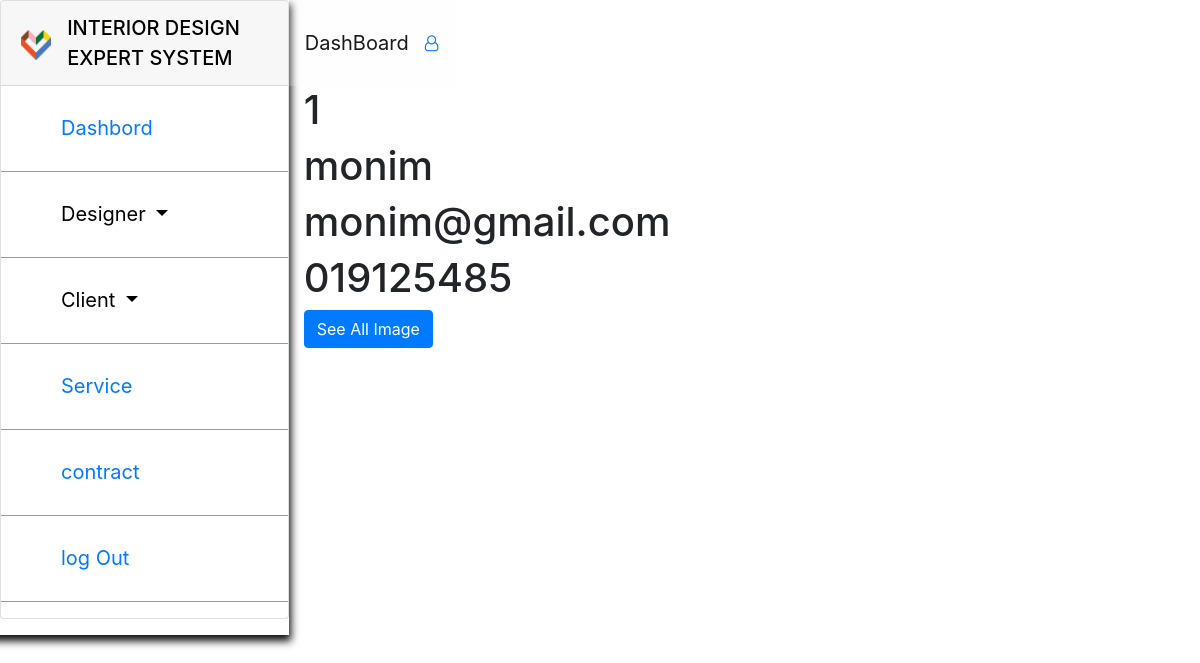
Screenshot of /designer.php?designer=1 with the database file from the repository.
### tables this page shows
CREATE TABLE `designer` (
  `designer_id` int(255) NOT NULL,
  `designer_name` varchar(255) NOT NULL,
  `designer_email` varchar(255) NOT NULL,
  `designer_phone` varchar(255) NOT NULL,
  `designer_location` varchar(255) NOT NULL,
  `designer_profile` varchar(255) NOT NULL,
  `designer_pass` varchar(255) NOT NULL,
  `designer_dob` varchar(255) NOT NULL,
  `room_name` varchar(255) NOT NULL,
  `salary` varchar(255) NOT NULL
);

### designer.php (the view, shortened to what this page needs)
<?php
	include("includes/db.php");
 ?>
<!doctype html>
<html lang="en">
  <head>
    <link rel="stylesheet" href="https://stackpath.bootstrapcdn.com/bootstrap/4.4.1/css/bootstrap.min.css">
    <link rel="stylesheet" type="text/css" href="https://stackpath.bootstrapcdn.com/font-awesome/4.7.0/css/font-awesome.min.css">
    <link rel="stylesheet" type="text/css" href="https://stackpath.bootstrapcdn.com/font-awesome/4.7.0/css/font-awesome.min.css">
    <link rel="stylesheet" type="text/css" href="css/admin.css">
  </head>
  <body>
  	<section class="admin">
  		<div class="container-fluid">
  			<div class="row">
  				<div class="col-3 nav-card">
  					<div class="card text-white   mb-3 img " style="width:100%; ">
				  		<div class="card-header">
				  			<div class="row">
				  				<div class="col-2">
				  					<img src="images/modsy-icon.png" class="img-fliud">
				  				</div>
				  				<div class="col-10">
				  					<span>Interior design expert system</span>
				  				</div>
				  			</div>
				  		</div>
				  		<div class="card-body body">
				    		<ul>
				    			<li><a href="admin.php">Dashbord</a></li>
					    		<li>
					    			<div class="dropdown drop">
								 		<button class=" dropdown-toggle drop" type="button" id="dropdownMenuButton" data-toggle="dropdown" aria-haspopup="true" aria-expanded="false">
								  			 Designer
								  		</button>
									</div>
					    		</li>
					    		<li>
					    			<div class="dropdown drop">
								  		<button class=" dropdown-toggle drop" type="button" id="dropdownMenuButton" data-toggle="dropdown" aria-haspopup="true" aria-expanded="false">
								   			Client
								  		</button>
									</div>
					    		</li>
					    		<li><a href="#">Service</a></li>
					    		<li><a href="#">contract</a></li>
					    		<li><a href="logout.php>">log Out</a></li>
					    	</ul>
						</div>
					</div>
  				</div>
  				<div class="col-9">
  					<div class="row">
  						<header class="head">
  							<nav class="navbar navbar-expand-lg navbar-light ">
					  			<a class="navbar-brand" href="admin.php">DashBoard</a>
					  			<div class="collapse navbar-collapse" id="navbarSupportedContent">
					    			<ul class="navbar-nav m-auto">
					      				<li class="nav-item dropdown">
					        				<a class="" href="#" id="navbarDropdown" role="button" data-toggle="dropdown" aria-haspopup="true" aria-expanded="false">
					          					<i class="fa fa-user-o"></i>
					        				</a>
					      				</li>
					    			</ul>
					  			</div>
							</nav>
  						</header>
  					</div>
  					<div class="row ">
  						<?php
				                  if (isset($_GET['designer'])){
                    					$designer_id = $_GET['designer'];
                    					$query = "SELECT * FROM designer WHERE designer_id = '$designer_id'";
                    					$select_designer = mysqli_query( $conn, $query);
				                    while( $row = mysqli_fetch_assoc($select_designer) ){
				                      $select_designer_id = $row['designer_id'];
				                      $designer_name         = $row['designer_name'];
				                      $designer_email     = $row['designer_email'];
				                      $designer_phone        = $row['designer_phone'];
				                  ?>
  						<div class="col-md-6">
				                  <h1><?php echo $select_designer_id; ?></h1>
				                  <h1><?php echo $designer_name; ?></h1>
				                  <h1><?php echo $designer_email; ?></h1>
				                  <h1><?php echo $designer_phone ; ?></h1>
				                 	<a href="designers.php?image=<?php echo $designer_id; ?>" class="btn btn-primary">See All Image</a>
  						</div>
  						<div class="col-md-6">
  						</div>
  						<?php
  							}
  						}
  						 ?>
  				</div>
  			</div>
  		</div>
  	</section>
  </body>
</html>

### css/admin.css (style rules this page uses)
* { margin: 0; padding:0; }
body { background: url(../images/login-background-new-compressed.jpg) no-repeat; display: cover; background-position: center; display: cover; background-attachment: fixed; background: rgba(255,255,255,.9); }
.container-fluid { margin-left: 0 !important; padding-left: 0 !important; }
.nav-card .card-body { min-height: 1px; padding: 0; }
.nav-card { background: rgba(255,255,255,.9); box-shadow: 1px 5px 8px 1px #0c0c0c; }
.card-header img { height: 30px; width: 30px; margin-right: 5px; margin-top:; margin-top: 17px; }
.nav-card .card-header span { color: black; text-transform: uppercase; font-weight: 500; font-size: 20px; }
.body ul { list-style: none; }
.nav-card .body ul li { padding-left: 60px; color: #fff; font-size: 20px; line-height: 85px; border: none; border-top: 1px #313150; border-bottom: 1px solid #9a9a9a; }
.nav-card .drop { border: none!important; background: none!important; }
header { background: rgba(247,247,247,.2)!important; padding: 15px 0px; }
.col-3 { margin-right: 0; padding-right: 0; }

### rows the page displays
designer: designer_id "1", designer_name "monim", designer_email "monim@gmail.com", designer_phone "019125485"
